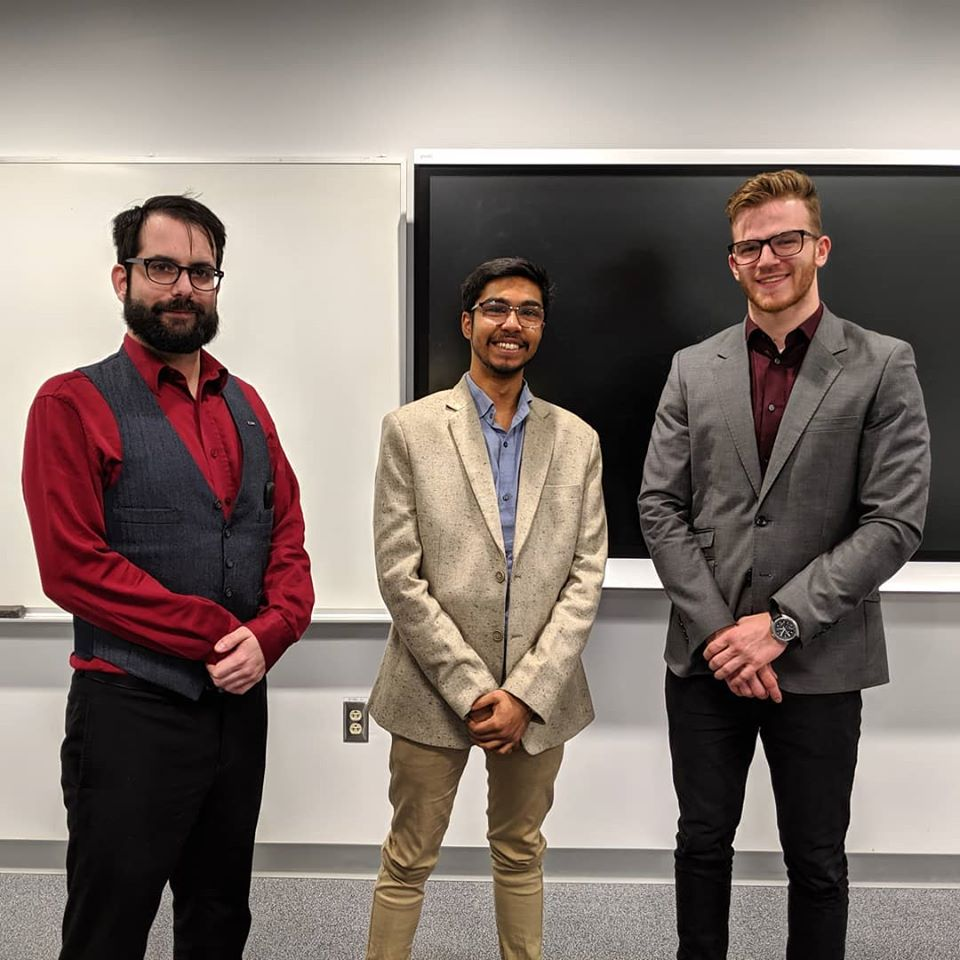
#> input picture new.png, 960 x 960 px
$ python main.py
#> lines starting #> are read from the running program, lines starting #| are printed output that depends on the picture; after the words box and inside, x2 and y2 are one past the last pixel; in counts of white or black regions, pixels touching at a corner belong together
import cv2
import numpy as np

# Load the image
image = cv2.imread("new.png")
#> image is the input picture: shape (960, 960, 3); mean B, G, R 110, 116.3, 129.5

# Convert the image to the HSV color space
hsv_image = cv2.cvtColor(image, cv2.COLOR_BGR2HSV)
#> hsv_image: shape (960, 960, 3); mean H, S, V 42.6, 48.3, 129.8

# Define the lower and upper thresholds for the drought color (in HSV format)
lower_threshold = np.array([0, 25, 25])
upper_threshold = np.array([30, 200, 200])

# Create a mask based on the defined thresholds
mask = cv2.inRange(hsv_image, lower_threshold, upper_threshold)
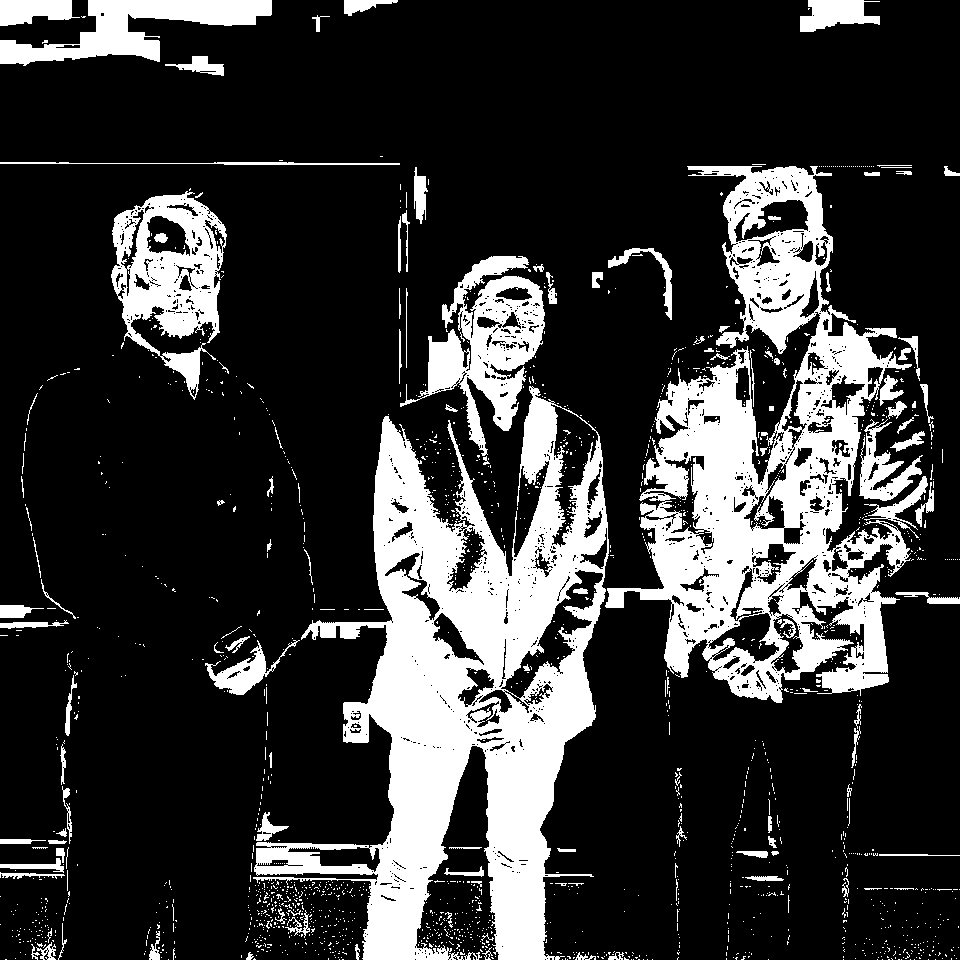
#> mask: shape (960, 960); 21.3% white; 1766 white regions (1633 under 20 px), largest, box (x1, y1, x2, y2) and area: (253, 386, 609, 960) 79188, (605, 166, 912, 703) 63176, (111, 191, 227, 400) 11281

# Apply the mask to the original image
segmented_image = cv2.bitwise_and(image, image, mask=mask)
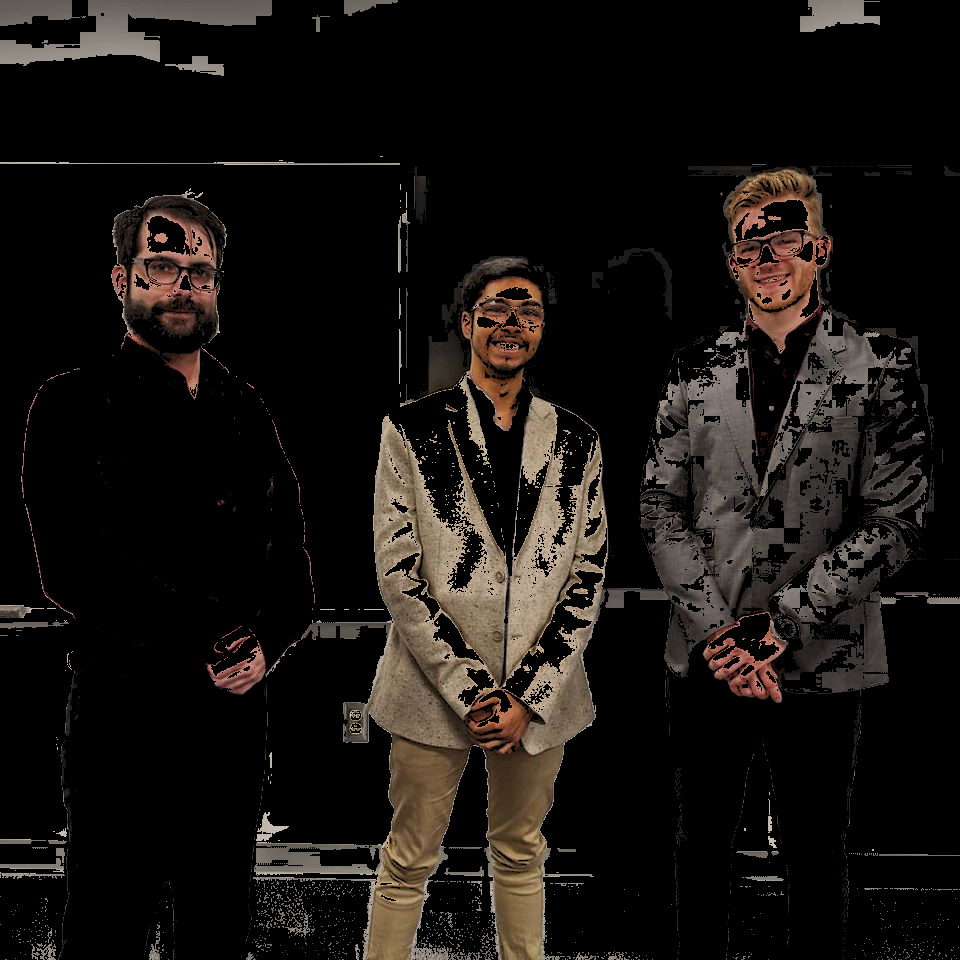
#> segmented_image: shape (960, 960, 3); mean B, G, R 17.1, 20.1, 23.9

# Display the segmented image
cv2.imshow("Segmented Image", segmented_image)
cv2.waitKey(0)
cv2.destroyAllWindows()

$ run again, with terrain_image.png copied over new.png
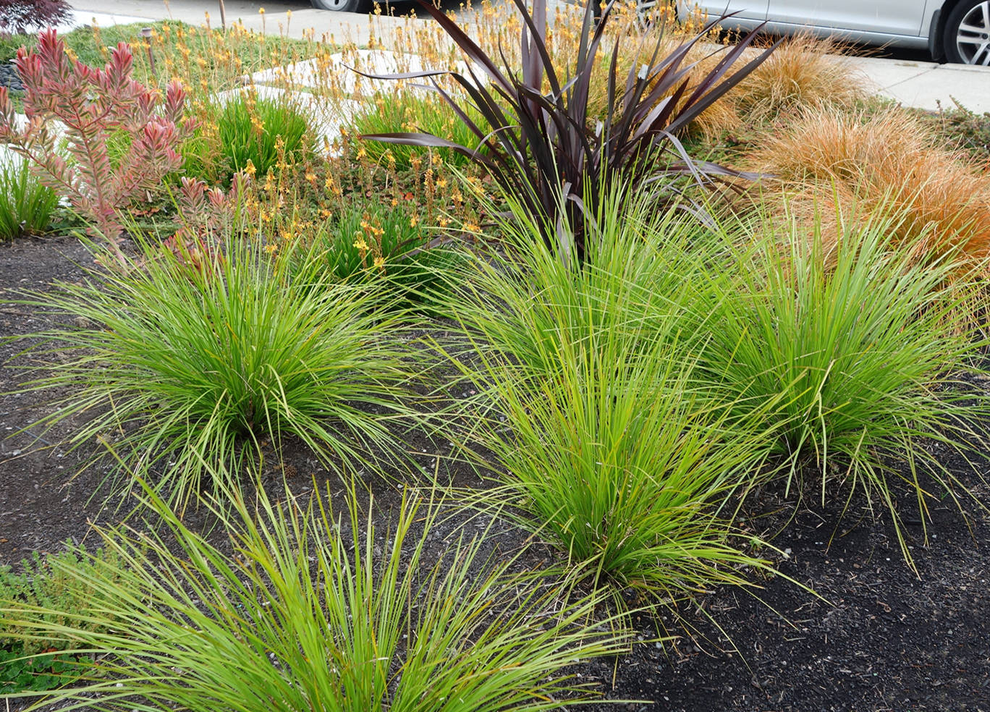
#> input picture terrain_image.png, 990 x 712 px, shrunk from 1368 x 984 before the run
#> image is the input picture: shape (712, 990, 3); mean B, G, R 76.2, 124.9, 120.1
#> hsv_image: shape (712, 990, 3); mean H, S, V 47.7, 108.6, 132.3
#> `mask = cv2.inRange(hsv_image, lower_threshold, upper_threshold)`:
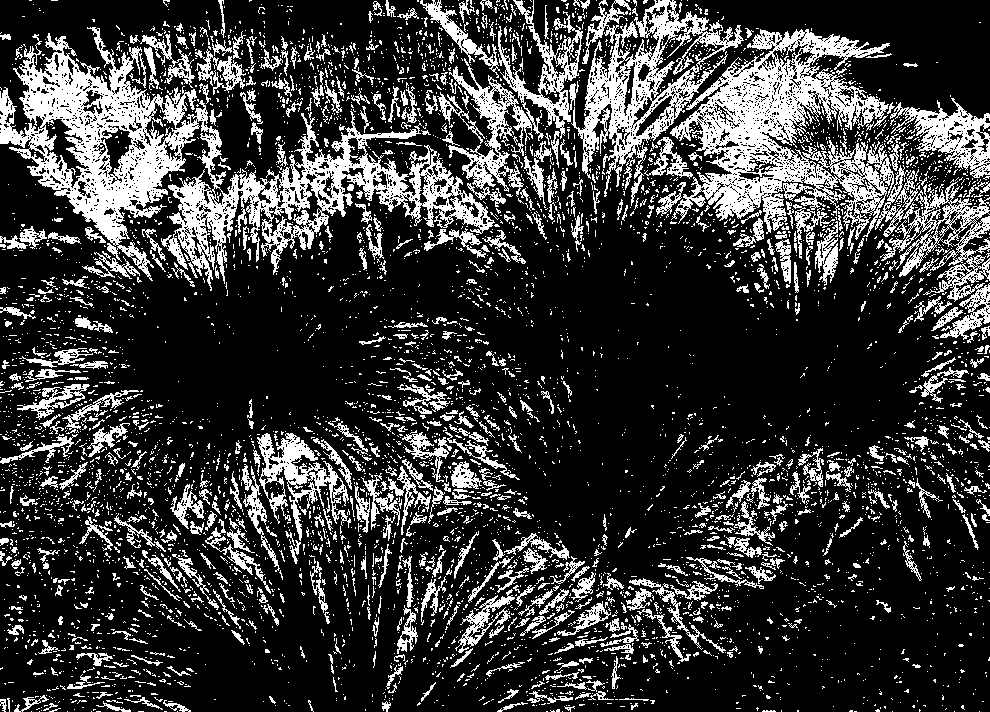
#> mask: shape (712, 990); 22.3% white; 5737 white regions (5038 under 20 px), largest, box (x1, y1, x2, y2) and area: (0, 27, 495, 291) 32234, (670, 29, 894, 240) 19717, (571, 0, 744, 206) 9894
#> `segmented_image = cv2.bitwise_and(image, image, mask=mask)`:
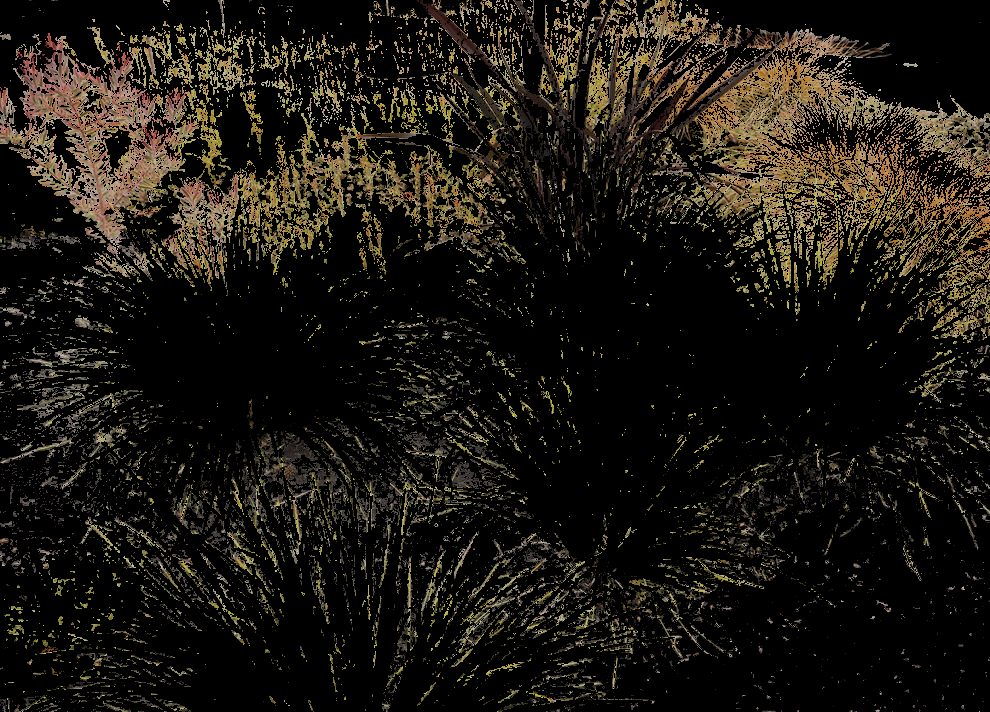
#> segmented_image: shape (712, 990, 3); mean B, G, R 16.7, 24.3, 28.2
